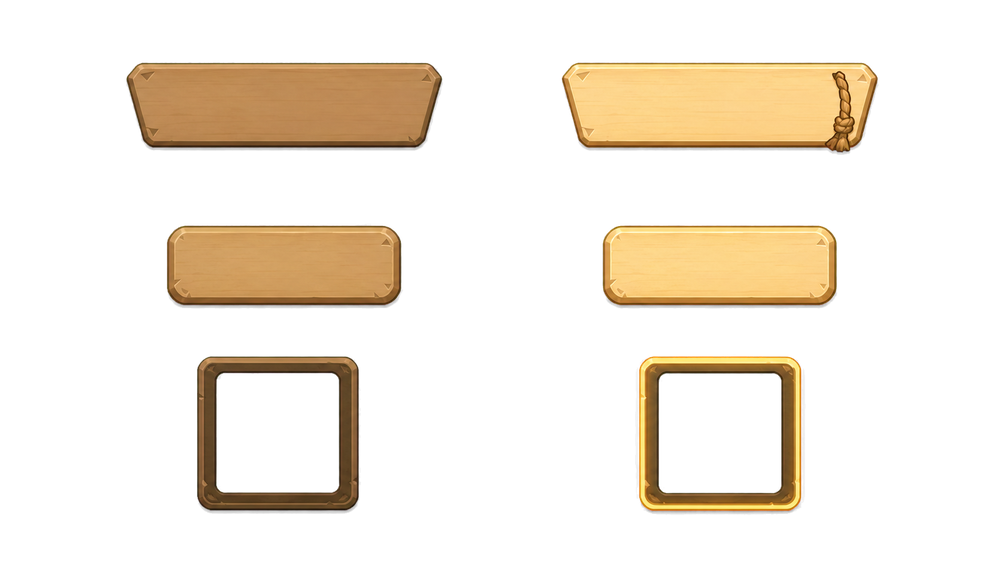
#> input picture client/godot/assets/ui/pet_management_awakened_v2/source/base-components-alpha.png, 1000 x 563 px, shrunk from 1672 x 941 before the run
$ python build_asset_manifest.py
#> lines starting #> are read from the running program, lines starting #| are printed output that depends on the picture
#!/usr/bin/env python3
"""Write the deterministic source/runtime hash manifest for this UI bundle."""

from __future__ import annotations

import hashlib
import json
from pathlib import Path

from PIL import Image


BUNDLE_DIR = Path(__file__).resolve().parents[1]
SOURCE_DIR = BUNDLE_DIR / "source"
RUNTIME_DIR = BUNDLE_DIR / "runtime"
OUTPUT_PATH = BUNDLE_DIR / "asset-manifest.json"
SOURCE_PATHS = (
    "source/base-components-alpha.png",
    "source/micro-ornament-atlas-alpha.png",
    "source/micro-ornament-atlas-chroma.png",
    "source/ornament-atlas-alpha.png",
    "source/ornament-atlas-chroma.png",
    "source/pet_management_backdrop_wide_original.png",
    "source/selected-option-2-reference.png",
)


def sha256(path: Path) -> str:
    return hashlib.sha256(path.read_bytes()).hexdigest()


def image_entry(relative_path: str) -> dict[str, object]:
#> called with relative_path = 'source/base-components-alpha.png'
    path = BUNDLE_DIR / relative_path
    with Image.open(path) as image:
#> image is the input picture: PIL image 1000x563 RGBA; mean R, G, B, A 38.6, 29.9, 17.7, 48.8
        width, height = image.size
#> width = 1000; height = 563
        mode = image.mode
#> mode = 'RGBA'
    return {
        "path": relative_path,
        "width": width,
        "height": height,
        "mode": mode,
        "sha256": sha256(path),
    }


def main() -> None:
    runtime_paths = sorted(
        path.relative_to(BUNDLE_DIR).as_posix()
        for path in RUNTIME_DIR.rglob("*.png")
    )
    manifest = {
        "schemaVersion": 2,
        "assetPackId": "pet_management_awakened_v2",
        "generatedAt": "2026-07-28",
        "authoringTools": [
            "OpenAI built-in image generation",
            "deterministic Python/Pillow processing",
            "existing formal Beastbound pet identity art",
        ],
        "ownership": "original_beastbound_generation_and_formal_art_copies",
        "reviewState": "approved",
        "sourceFiles": [image_entry(path) for path in SOURCE_PATHS],
        "runtimeFiles": [image_entry(path) for path in runtime_paths],
        "showcaseCount": sum(
            1 for path in runtime_paths if path.startswith("runtime/showcase/")
        ),
    }
#> call 2 of image_entry, with relative_path = 'source/micro-ornament-atlas-alpha.png'
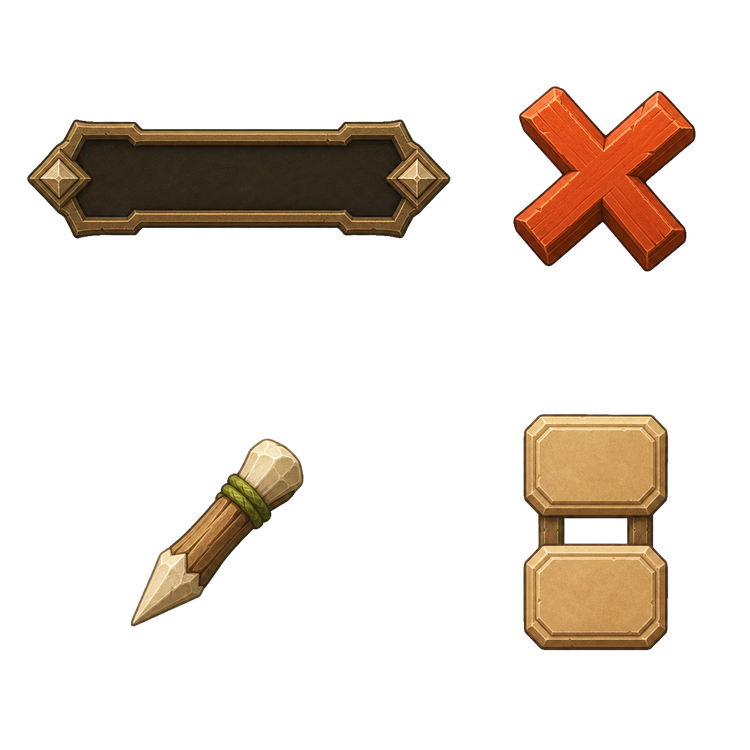
#> input picture client/godot/assets/ui/pet_management_awakened_v2/source/micro-ornament-atlas-alpha.png, 750 x 750 px, shrunk from 1254 x 1254 before the run
#> in image_entry, image is the input picture: PIL image 750x750 RGBA; mean R, G, B, A 25.3, 16.8, 9.8, 45.9
#> call 3 of image_entry, with relative_path = 'source/micro-ornament-atlas-chroma.png'
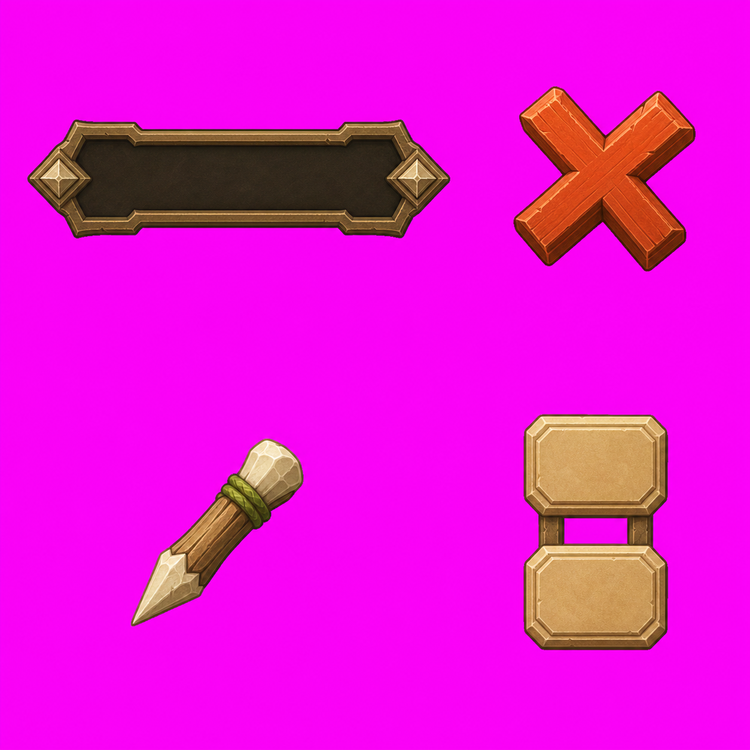
#> input picture client/godot/assets/ui/pet_management_awakened_v2/source/micro-ornament-atlas-chroma.png, 750 x 750 px, shrunk from 1254 x 1254 before the run
#> in image_entry, image is the input picture: PIL image 750x750 RGB; mean R, G, B 229.7, 18.8, 211.8
#> call 4 of image_entry, with relative_path = 'source/ornament-atlas-alpha.png'
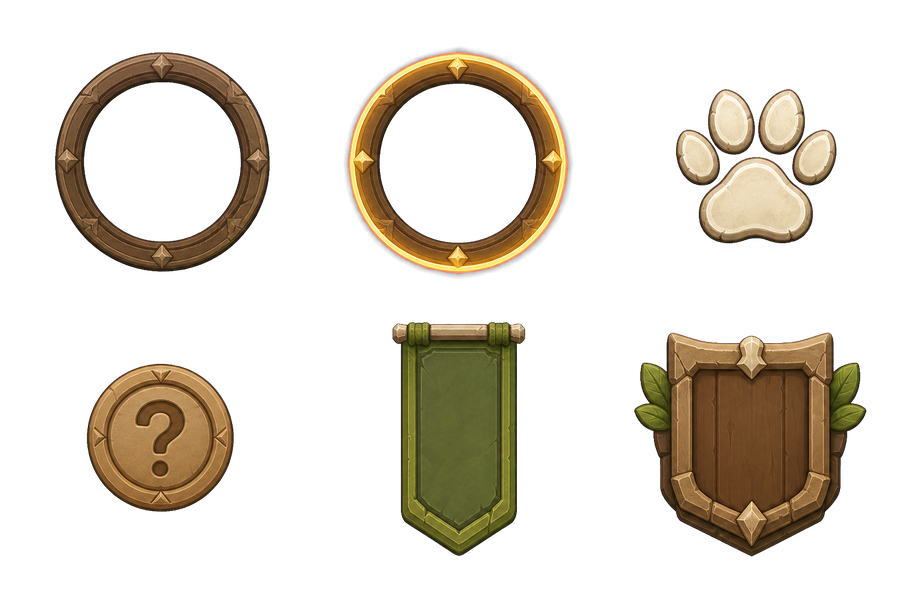
#> input picture client/godot/assets/ui/pet_management_awakened_v2/source/ornament-atlas-alpha.png, 919 x 612 px, shrunk from 1536 x 1024 before the run
#> in image_entry, image is the input picture: PIL image 919x612 RGBA; mean R, G, B, A 31.3, 25, 15.1, 59.3
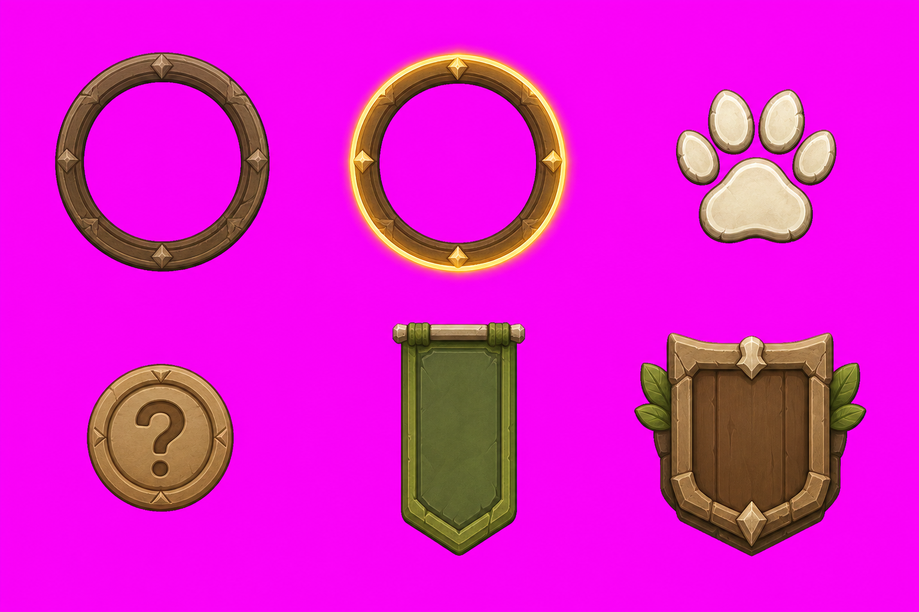
#> input picture client/godot/assets/ui/pet_management_awakened_v2/source/ornament-atlas-chroma.png, 919 x 612 px, shrunk from 1536 x 1024 before the run
#> in image_entry, image is the input picture: PIL image 919x612 RGB; mean R, G, B 222.2, 27.1, 204.1
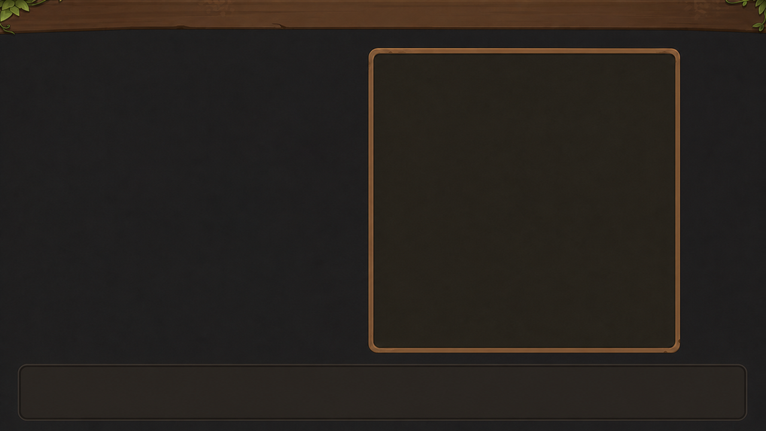
#> input picture client/godot/assets/ui/pet_management_awakened_v2/source/pet_management_backdrop_wide_original.png, 766 x 431 px, shrunk from 1280 x 720 before the run
#> in image_entry, image is the input picture: PIL image 766x431 RGB; mean R, G, B 39.5, 34.6, 30.2
    OUTPUT_PATH.write_text(
        json.dumps(manifest, ensure_ascii=False, indent=2) + "\n",
        encoding="utf-8",
    )
    print(
        "asset manifest written: "
        f"{len(manifest['runtimeFiles'])} runtime files, "
        f"{manifest['showcaseCount']} showcase files"
    )


if __name__ == "__main__":
#> (the run stopped early here; a loop or call above may not have finished)
